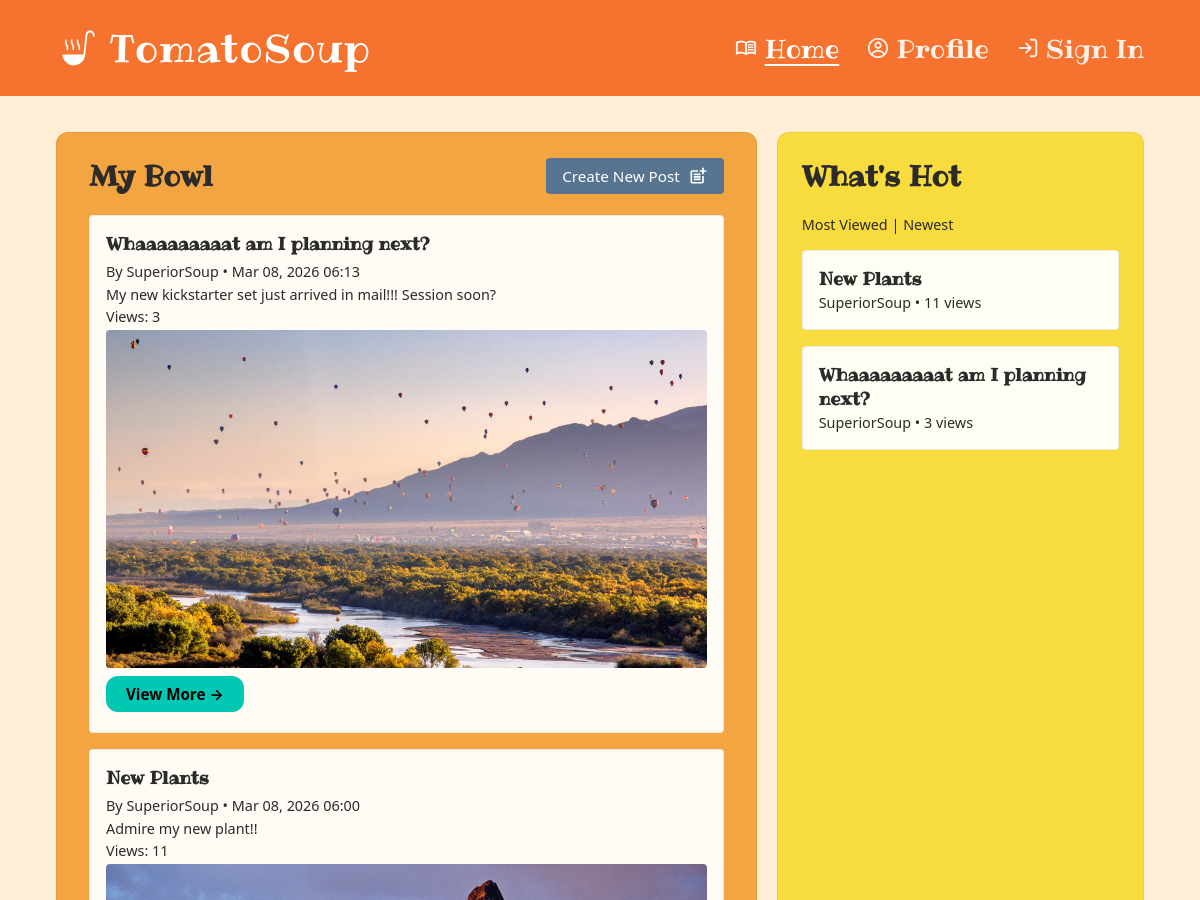
The app's page / (signed in, upper part), older data.
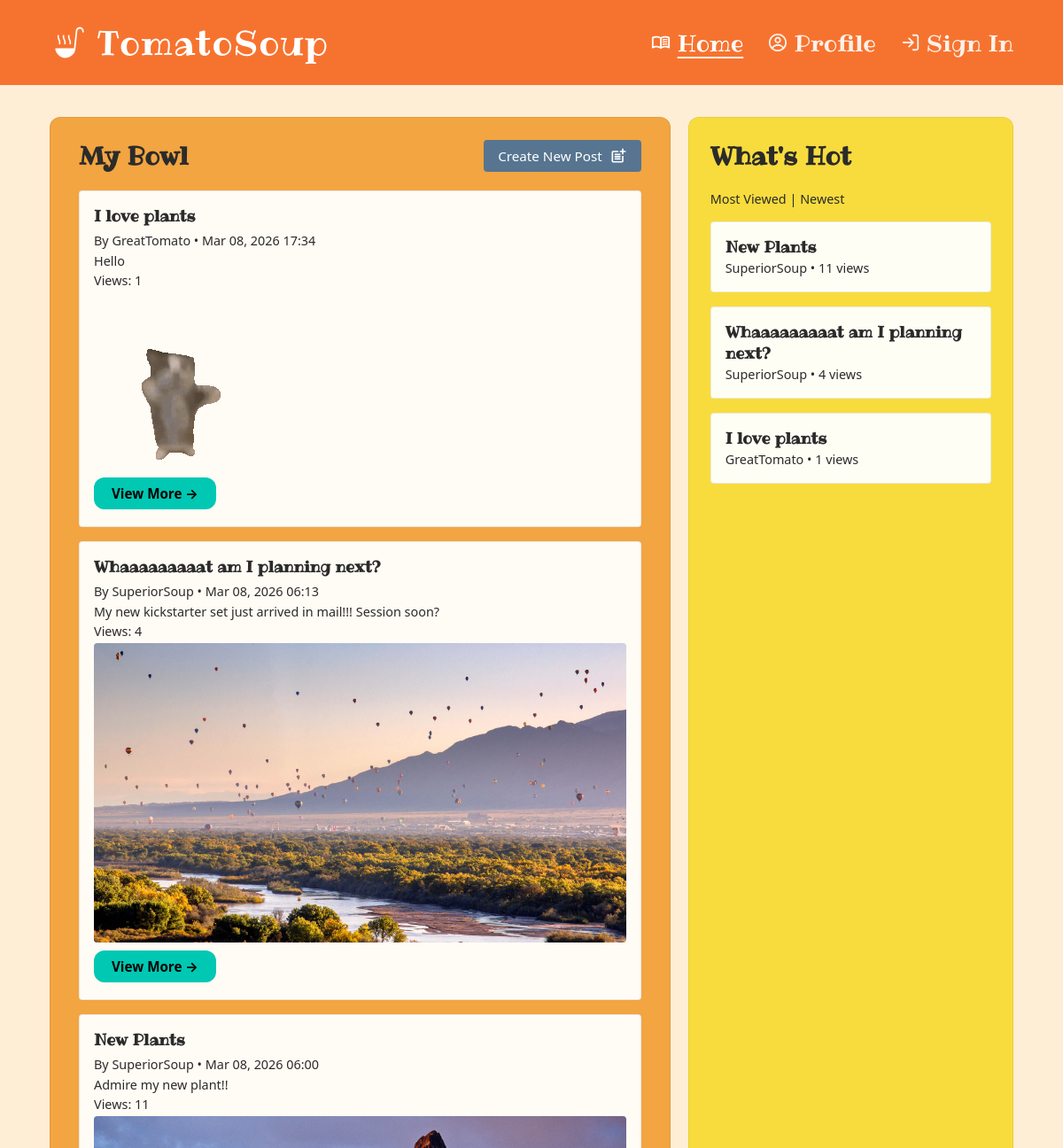
The same page, newer data.
### Soup/models.py (models this page shows, shortened)
class Post(models.Model):
    id = models.UUIDField(primary_key=True, default=uuid.uuid4, editable=False)
    title = models.CharField(max_length=300, blank=True)
    description = models.TextField(blank=True)
    author = models.ForeignKey(Author, on_delete=models.CASCADE)
    hobby = models.CharField(max_length=300, choices=HOBBY, default='PLANTS')
    published = models.DateTimeField(default=timezone.now)
    views = models.PositiveIntegerField(default=0)

class Author(AbstractBaseUser, PermissionsMixin):
    id = models.UUIDField(primary_key=True, default=uuid.uuid4, editable=False)
    username = models.CharField(max_length=150, unique=True)
    email = models.CharField(blank=True)
    password = models.CharField(max_length=128, default="thisisapassword")
    pronouns = models.CharField(max_length=128, default="")
    hobby = JSONField(default=list, blank=True) # This will be a list of strings of hobbies that the user has selected
    date_joined = models.DateTimeField(default=timezone.now)
    is_superuser = models.BooleanField(default=False)
    is_staff = models.BooleanField(default=False)
    is_active = models.BooleanField(default=True)
    objects = UserManager()
    USERNAME_FIELD = "username"
    REQUIRED_FIELDS = ["email", "password"]

class Image(models.Model):
    id = models.UUIDField(primary_key=True, default=uuid.uuid4, editable=False)
    post = models.ForeignKey(Post, on_delete=models.CASCADE)
    image = models.ImageField(upload_to='entry_images/')
    order = models.PositiveIntegerField(default=0)
    class Meta:
        ordering = ['order']

### Soup/views.py (the view, shortened to what this page needs)
# urls.py: path('', views.home_view, name='home'),
@login_required
def home_view(request):
    author = request.user
    if isinstance(author.hobby, list):
        author_hobbies = author.hobby
    elif author.hobby:
        author_hobbies = json.loads(author.hobby)
    else:
        author_hobbies = []
    if author_hobbies:
        feed_posts = (
            Post.objects
            .select_related("author")
            .prefetch_related("image_set")
            .select_related("agent_meta")
            .filter(hobby__in=author_hobbies)
            .order_by("-published")
        )
    spotlight_feed = request.GET.get("spotlight", "views")
    base_qs = (
        Post.objects
        .select_related("author")
        .select_related("agent_meta")
        .prefetch_related("image_set")
    )
    if spotlight_feed == "newest":
        whats_new_posts = list(base_qs.order_by("-published")[:30])
    else:
        whats_new_posts = list(base_qs.order_by("-views", "-published")[:30])
    spotlight_size = 10
    max_ai = int(spotlight_size * 0.40) # Cap AI shit by 40%
    ai_posts = [p for p in whats_new_posts if hasattr(p, "agent_meta")]
    peep_posts = [p for p in whats_new_posts if not hasattr(p, "agent_meta")]
    spotlight_posts = []
    spotlight_posts.extend(ai_posts[:max_ai])
    spotlight_posts.extend(peep_posts[:spotlight_size - len(spotlight_posts)])
    if len(spotlight_posts) < spotlight_size:
        leftovers = [p for p in whats_new_posts if p not in spotlight_posts]
        spotlight_posts.extend(leftovers[:spotlight_size - len(spotlight_posts)])
    context = {
        "author": author,
        "feed_posts": feed_posts,
        "whats_new_posts": spotlight_posts,
        "spotlight_mode": spotlight_feed,
    }
    return render(request, "home.html", context)

### Soup/templates/home.html (shortened to what this page needs)
{% extends 'base.html' %}
{% load static %}
{% block head %}
  <link rel="stylesheet" href="{% static 'css/home.css' %}" />
{% endblock %}
{% block content %}
  <div class="home-layout">
    <section class="home-my-bowl" aria-labelledby="my-bowl-heading">
      <div class="home-my-bowl-header">
        <h2 id="my-bowl-heading">My Bowl</h2>
        <a href="{% url 'new_post' %}" class="home-create-post-btn">Create New Post
          <img src="{% static 'icons/Icon Right_newpost.svg' %}" alt="" aria-hidden="true" />
        </a>
      </div>
      <div class="home-my-bowl-list">
        {% for post in feed_posts %}
          <article>
            <h3>{{ post.title|default:"Untitled Post" }}
            </h3>
            <p>By {{ post.author.username }} • {{ post.published|date:"M d, Y H:i" }}</p>
            <p>{{ post.description|truncatewords:30 }}</p>
            <p>Views: {{ post.views }}</p>
            {% with post.image_set.all as images %}
              {% if images %}
                <img src="{{ images.0.image.url }}" alt="" style="max-width: 100%; height: auto; border-radius: 4px;" />
              {% endif %}
            {% endwith %}
            <p><a href="{% url 'post' post.id %}" class="view-more-btn">View More →</a></p>
          </article>
        {% empty %}
          <p>No posts from your hobbies yet. Pick hobbies on your profile or create a post.</p>
        {% endfor %}
      </div>
    </section>
    <section class="home-whats-hot" aria-labelledby="whats-hot-heading">
      <h2 id="whats-hot-heading">What's Hot</h2>
      <p class = "spotlight-toggle">
        <a href="?spotlight=views">Most Viewed</a> |
        <a href="?spotlight=newest">Newest</a>
      </p>
      <div class="home-whats-hot-list">
        {% for post in whats_new_posts %}
          <a href="{% url 'post' post.id %}" class="home-post-teaser">
            <strong>{{ post.title|default:"Untitled Post" }}
            </strong><br />
            <small>{{ post.author.username }} • {{ post.views }} views</small><br />
          </a>
        {% empty %}
          <p>No posts yet.</p>
        {% endfor %}
      </div>
    </section>
  </div>
{% endblock %}

Row changes from the older to the newer data that the page shows:
added Post: title "I love plants", author.username "GreatTomato", published "Mar 08, 2026 17:34", description "Hello", views "1", image_set.all.0.image (picture)
changed Post "Whaaaaaaaaat am I planning next?": views "3" → "4"
